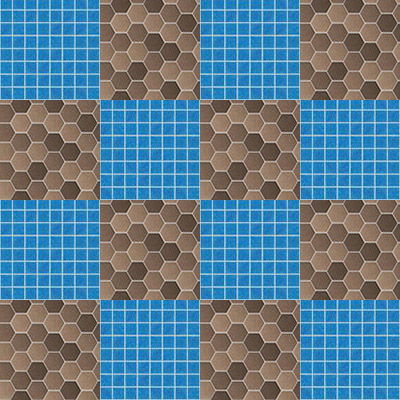
//> input picture Formation of Laws energy characteristics/test_test.jpg, 400 x 400 px, given in place of mask1.jpg, which was not available
$ ./Source   (built with g++ and OpenCV 4)
//> lines starting //> are read from the running program, lines starting //| are printed output that depends on the picture; pictures that were not available may be replaced by others from this repository, and a replacement may not be noted
#include "opencv2\core\core.hpp"
#include "opencv2\highgui\highgui.hpp"
#include "opencv2\imgproc.hpp"
#include "opencv2\imgcodecs.hpp"
#include <iostream>
#include <fstream>
#include <math.h>

using namespace cv;
using namespace std;

//сегментация изображения
void segment(Mat &img, Mat t1, Mat t2) {
  float a1 = 0;
  float a2 = 0;
  for (int i = 0; i < t1.rows; i++)
    for (int j = 0; j < t1.cols; j++)
      a1 += img.at<float>(i, j);
  for (int i = 0; i < t2.rows; i++)
    for (int j = t1.cols; j < 2 * t2.cols; j++) {
      a2 += img.at<float>(i, j);
    }
  a1 /= t1.rows * t1.cols;
  a2 /= t2.rows * t2.cols;

  for (int i = 0; i < img.rows; i++) {
    for (int j = 0; j < img.cols; j++) {
      float tmp = img.at<float>(i, j);

      float e1 = sqrt((tmp - a1)*(tmp - a1));
      float e2 = sqrt((tmp - a2)*(tmp - a2));

      if (e2 > e1)
        img.at<float>(i, j) = 0;
      else
        img.at<float>(i, j) = 255;
    }
  }
}

//высчитываем энергетическую карту по фильтрованному маской изображению
Mat eCard(Mat card) {
  Mat energCard(card.size(), CV_32FC1, Scalar::all(0));
  float av = 0;
  for (int i = 0; i < card.rows - 15; i++) {
    for (int j = 0; j < card.cols - 15; j++) {
      for (int k = 0; k < 15; k++) {
        for (int y = 0; y < 15; y++) {
          av += abs(card.at<float>(i + k, j + y));
        }
      }
      energCard.at<float>(i + 7, j + 7) = av;
      av = 0;
    }
  }
  return energCard;
}

Mat norm(Mat a) {
  float max = 0;
  for (int i = 0; i < a.rows; i++) {
    for (int j = 0; j < a.cols; j++) {
      if (a.at<float>(i, j) > max) max = a.at<float>(i, j);
    }
  }
  a = (a / max) * 255;
  return a;
}

//фильтрация изображения маской
void filter(Mat img, Mat tex1, Mat tex2, Mat mask, string filename, string F_filename)
{
  Mat res;
  filter2D(img, res, -1, mask);
  imwrite(F_filename, res);
  Mat resCard(res.size(), CV_32F, Scalar::all(0));
  resCard = eCard(res);
  Mat result(resCard.size(), CV_32F, Scalar::all(0));
  result = norm(resCard);
  segment(result, tex1, tex2);
  imwrite(filename, result);
}

//фильтрация изображения симметричными масками
void filter_sim(Mat img, Mat tex1, Mat tex2, Mat mask, Mat mask2, string filename, string F_filename)
{
  Mat res;
  filter2D(img, res, -1, mask);
  Mat res2;
  filter2D(img, res2, -1, mask2);
  Mat r = (res + res2) / 2;
  imwrite(F_filename, r);
  Mat resCard(res.size(), CV_32F, Scalar::all(0));
  resCard = eCard(res);
  Mat resCard2(res2.size(), CV_32F, Scalar::all(0));
  resCard2 = eCard(res2);
  Mat res_del = (resCard + resCard2) / 2;
  Mat result(res_del.size(), CV_32F, Scalar::all(0));
  result = norm(res_del);
  segment(result, tex1, tex2);
  imwrite(filename, result);
}

//устранение влияния интенствности яркоти освещения
Mat delIntens(Mat im) {
  Mat res(im.size(), CV_32FC1, Scalar::all(0));
  float avr = 0;
  for (int i = 0; i < im.rows - 15; i++) {
    for (int j = 0; j < im.cols - 15; j++) {
      for (int k = 0; k < 15; k++) {
        for (int y = 0; y < 15; y++) {
          avr += im.at<float>(i + k, j + y);
        }
      }

      avr /= 15 * 15;

      for (int k = 0; k < 15; k++) {
        for (int y = 0; y < 15; y++) {
          res.at<float>(i + k, j + y) = im.at<float>(i + k, j + y) - avr;
        }
      }
      avr = 0;
    }
  }
  return res;
}

//мера фишера
double fisher(Mat mask1, Mat mask2, string name) {
  Scalar mean1, mean2, stddev1, stddev2;
  meanStdDev(mask1, mean1, stddev1);
  meanStdDev(mask2, mean2, stddev2);
  printf("Fisher mask %s = %f \n", name.c_str(), abs((mean2[0] - mean1[0]) / (stddev1[0] + stddev2[0])));
  return abs((mean2[0] - mean1[0]) / (stddev1[0] + stddev2[0]));
}


int main()
{
  float data[5] = { 1,4,6,4,1 };
  float data1[5] = { -1,-2,0,2,1 };
  float data2[5] = { -1,0,2,0,-1 };
  float data3[5] = { 1,-4,6,-4,1 };

  //-----------Вектора для создания масок-------------
  Mat L5(5, 1, CV_32FC1, &data);
  Mat E5(5, 1, CV_32FC1, &data1);
  Mat S5(5, 1, CV_32FC1, &data2);
  Mat R5(5, 1, CV_32FC1, &data3);

  //----------------Создаем 16 масок---------------------
  Mat L5E5 = L5*E5.t();
  Mat E5L5 = E5*L5.t();
  Mat L5S5 = L5*S5.t();
  Mat S5L5 = S5*L5.t();

  Mat L5R5 = L5*R5.t();
  Mat R5L5 = R5*L5.t();
  Mat E5S5 = E5*S5.t();
  Mat S5E5 = S5*E5.t();

  Mat E5R5 = E5*R5.t();
  Mat R5E5 = R5*E5.t();
  Mat S5R5 = S5*R5.t();
  Mat R5S5 = R5*S5.t();

  Mat E5E5 = E5*E5.t();
  Mat R5R5 = R5*R5.t();
  Mat S5S5 = S5*S5.t();
  Mat L5L5 = L5*L5.t();

  //------------Считываем такстуры------------------------------------
  Mat text1 = imread("mask1.jpg", IMREAD_GRAYSCALE);
//> text1: 400 rows x 400 cols, CV_8UC1; min 34, max 228, mean 118.2
  Mat text2 = imread("mask2.jpg", IMREAD_GRAYSCALE);

  //------------Конвертим в float-------------------------------------
  text1.convertTo(text1, CV_32FC1);
//> text1: 400 rows x 400 cols, CV_32FC1
  text2.convertTo(text2, CV_32FC1);

  //------------Устраняем влияние интенсивности освещения-------------
  text1 = delIntens(text1);
//> after the loop in delIntens, `for (int i = 0; i < im.rows - 15; i++)`:
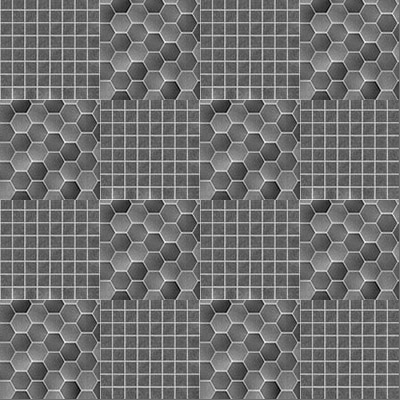
//> res: 400 rows x 400 cols, CV_32FC1; min -97.93, max 122.7, mean -0.1; drawn with min black and max white
//> after the loop in delIntens, `for (int i = 0; i < im.rows - 15; i++)`: avr = 0
  text2 = delIntens(text2);

  //------------Получаем свертку 1 текстуры с 16 масками--------------
  Mat text1_L5E5, text1_E5L5, text1_L5S5, text1_S5L5;
  Mat text1_L5R5, text1_R5L5, text1_E5S5, text1_S5E5;
  Mat text1_E5R5, text1_R5E5, text1_S5R5, text1_R5S5;
  Mat text1_E5E5, text1_R5R5, text1_S5S5, text1_L5L5;

  filter2D(text1, text1_L5E5, -1, L5E5);
  filter2D(text1, text1_E5L5, -1, E5L5);
  filter2D(text1, text1_L5S5, -1, L5S5);
  filter2D(text1, text1_S5L5, -1, S5L5);

  filter2D(text1, text1_L5R5, -1, L5R5);
  filter2D(text1, text1_R5L5, -1, R5L5);
  filter2D(text1, text1_E5S5, -1, E5S5);
  filter2D(text1, text1_S5E5, -1, S5E5);

  filter2D(text1, text1_E5R5, -1, E5R5);
  filter2D(text1, text1_R5E5, -1, R5E5);
  filter2D(text1, text1_S5R5, -1, S5R5);
  filter2D(text1, text1_R5S5, -1, R5S5);

  filter2D(text1, text1_E5E5, -1, E5E5);
  filter2D(text1, text1_R5R5, -1, R5R5);
  filter2D(text1, text1_S5S5, -1, S5S5);
  filter2D(text1, text1_L5L5, -1, L5L5);
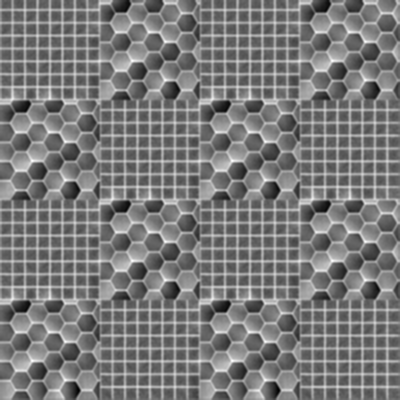
//> text1_L5L5: 400 rows x 400 cols, CV_32FC1; min -15976.8, max 17007.8, mean -24.6; drawn with min black and max white

  //--------получаем энергетические текстурные карты для 1 текстуры------------
  Mat e_text1_R5R5 = eCard(text1_R5R5);
  Mat e_text1_S5S5 = eCard(text1_S5S5);
  Mat e_text1_E5E5 = eCard(text1_E5E5);
  Mat e_text1_L5E5 = eCard(text1_L5E5);
  Mat e_text1_E5L5 = eCard(text1_E5L5);
//> after the loop in eCard (call 5), `for (int i = 0; i < card.rows - 15; i++)`:
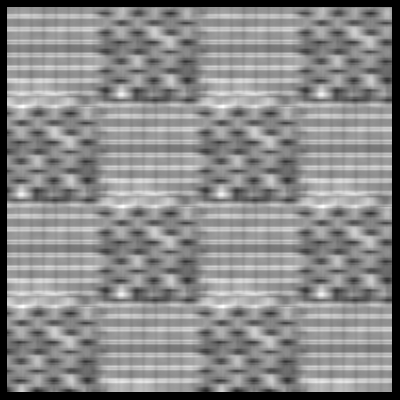
//> energCard: 400 rows x 400 cols, CV_32FC1; min 0, max 293339.8, mean 158227.2; drawn with min black and max white
  Mat e_text1_L5S5 = eCard(text1_L5S5);
//> after the loop in eCard (call 6), `for (int i = 0; i < card.rows - 15; i++)`:
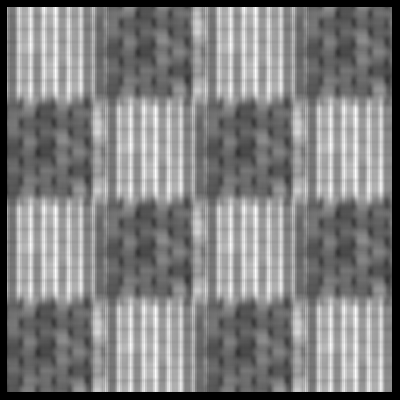
//> energCard: 400 rows x 400 cols, CV_32FC1; min 0, max 196022.8, mean 98062.1; drawn with min black and max white
  Mat e_text1_S5L5 = eCard(text1_S5L5);
//> after the loop in eCard (call 7), `for (int i = 0; i < card.rows - 15; i++)`:
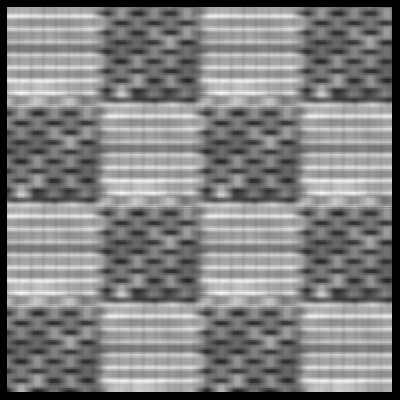
//> energCard: 400 rows x 400 cols, CV_32FC1; min 0, max 194157.1, mean 98343.9; drawn with min black and max white
  Mat e_text1_L5R5 = eCard(text1_L5R5);
//> after the loop in eCard (call 8), `for (int i = 0; i < card.rows - 15; i++)`:
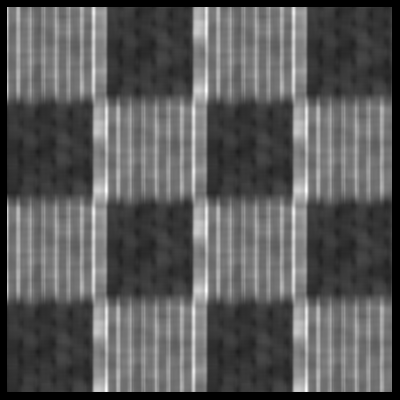
//> energCard: 400 rows x 400 cols, CV_32FC1; min 0, max 527016.1, mean 187647.9; drawn with min black and max white
  Mat e_text1_R5L5 = eCard(text1_R5L5);
  Mat e_text1_E5S5 = eCard(text1_E5S5);
  Mat e_text1_S5E5 = eCard(text1_S5E5);
  Mat e_text1_R5E5 = eCard(text1_R5E5);
  Mat e_text1_E5R5 = eCard(text1_E5R5);
  Mat e_text1_S5R5 = eCard(text1_S5R5);
  Mat e_text1_R5S5 = eCard(text1_R5S5);


  //---------усреднили симметричные карты--------------------
  Mat e_text1_L5R5_R5L5 = (e_text1_L5R5 + e_text1_R5L5) / 2;
  Mat e_text1_E5S5_S5E5 = (e_text1_E5S5 + e_text1_S5E5) / 2;
  Mat e_text1_L5E5_E5L5 = (e_text1_L5E5 + e_text1_E5L5) / 2;
  Mat e_text1_L5S5_S5L5 = (e_text1_L5S5 + e_text1_S5L5) / 2;
  Mat e_text1_E5R5_R5E5 = (e_text1_E5R5 + e_text1_R5E5) / 2;
  Mat e_text1_S5R5_R5S5 = (e_text1_S5R5 + e_text1_R5S5) / 2;


  //запись
  Mat text1_L5R5_R5L5 = (text1_L5R5 + text1_R5L5) / 2;
  Mat text1_E5S5_S5E5 = (text1_E5S5 + text1_S5E5) / 2;
  Mat text1_L5E5_E5L5 = (text1_L5E5 + text1_E5L5) / 2;
  Mat text1_L5S5_S5L5 = (text1_L5S5 + text1_S5L5) / 2;
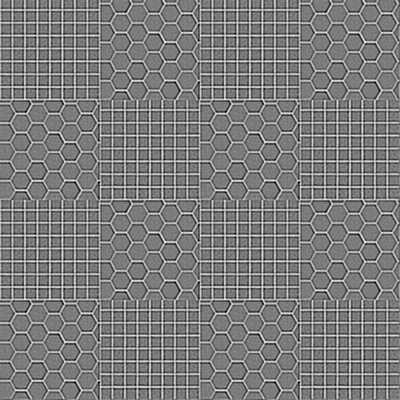
//> text1_L5S5_S5L5: 400 rows x 400 cols, CV_32FC1; min -1937.1, max 2041.2, mean 0.7; drawn with min black and max white
  Mat text1_E5R5_R5E5 = (text1_E5R5 + text1_R5E5) / 2;
  Mat text1_S5R5_R5S5 = (text1_S5R5 + text1_R5S5) / 2;
  imwrite("text1_L5E5_E5L5.jpg", text1_L5E5_E5L5);
  imwrite("text1_L5R5_R5L5.jpg", text1_L5R5_R5L5);
  imwrite("text1_E5S5_S5E5.jpg", text1_E5S5_S5E5);
  imwrite("text1_L5S5_S5L5.jpg", text1_L5S5_S5L5);
  imwrite("text1_E5R5_R5E5.jpg", text1_E5R5_R5E5);
  imwrite("text1_S5R5_R5S5.jpg", text1_S5R5_R5S5);
  imwrite("text1_E5E5.jpg", text1_E5E5);
  imwrite("text1_S5S5.jpg", text1_S5S5);
  imwrite("text1_R5R5.jpg", text1_R5R5);

  //---------------сделали номирование энергетических карт для 1 текстуры-------------
  norm(e_text1_L5E5_E5L5);
//> the loop in norm, `for (int i = 0; i < a.rows; i++)` made 400 passes
//> max on passes 1 to 3: 0, 0, 0
//> after the loop in norm, `for (int i = 0; i < a.rows; i++)`: max = 249740.6
  norm(e_text1_L5R5_R5L5);
//> the loop in norm (call 2), `for (int i = 0; i < a.rows; i++)` made 400 passes
  norm(e_text1_E5S5_S5E5);
  norm(e_text1_L5S5_S5L5);
  norm(e_text1_E5R5_R5E5);
  norm(e_text1_S5R5_R5S5);
  norm(e_text1_E5E5);
  norm(e_text1_S5S5);
  norm(e_text1_R5R5);


  //-----------------------Получаем свертку 2 текстуры с 16 масками--------------------
  Mat text2_L5E5, text2_E5L5, text2_L5S5, text2_S5L5;
  Mat text2_L5R5, text2_R5L5, text2_E5S5, text2_S5E5;
  Mat text2_E5R5, text2_R5E5, text2_S5R5, text2_R5S5;
  Mat text2_E5E5, text2_R5R5, text2_S5S5, text2_L5L5;

  filter2D(text2, text2_L5E5, -1, L5E5);
  filter2D(text2, text2_E5L5, -1, E5L5);
  filter2D(text2, text2_L5S5, -1, L5S5);
  filter2D(text2, text2_S5L5, -1, S5L5);

  filter2D(text2, text2_L5R5, -1, L5R5);
  filter2D(text2, text2_R5L5, -1, R5L5);
  filter2D(text2, text2_E5S5, -1, E5S5);
  filter2D(text2, text2_S5E5, -1, S5E5);

  filter2D(text2, text2_E5R5, -1, E5R5);
  filter2D(text2, text2_R5E5, -1, R5E5);
  filter2D(text2, text2_S5R5, -1, S5R5);
  filter2D(text2, text2_R5S5, -1, R5S5);

  filter2D(text2, text2_E5E5, -1, E5E5);
  filter2D(text2, text2_R5R5, -1, R5R5);
  filter2D(text2, text2_S5S5, -1, S5S5);
  filter2D(text2, text2_L5L5, -1, L5L5);

  //--------получаем энергетические текстурные карты для 2 текстуры------------
  Mat e_text2_E5E5 = eCard(text2_E5E5);
  Mat e_text2_R5R5 = eCard(text2_R5R5);
  Mat e_text2_S5S5 = eCard(text2_S5S5);
  Mat e_text2_L5E5 = eCard(text2_L5E5);
  Mat e_text2_E5L5 = eCard(text2_E5L5);
  Mat e_text2_L5S5 = eCard(text2_L5S5);
  Mat e_text2_S5L5 = eCard(text2_S5L5);
  Mat e_text2_L5R5 = eCard(text2_L5R5);
  Mat e_text2_R5L5 = eCard(text2_R5L5);
  Mat e_text2_E5S5 = eCard(text2_E5S5);
  Mat e_text2_S5E5 = eCard(text2_S5E5);
  Mat e_text2_E5R5 = eCard(text2_E5R5);
  Mat e_text2_R5E5 = eCard(text2_R5E5);
  Mat e_text2_S5R5 = eCard(text2_S5R5);
  Mat e_text2_R5S5 = eCard(text2_R5S5);

  //---------усреднили симметричные карты-------------------------------------
  Mat e_text2_L5R5_R5L5 = (e_text2_L5R5 + e_text2_R5L5) / 2;
  Mat e_text2_E5S5_S5E5 = (e_text2_E5S5 + e_text2_S5E5) / 2;
  Mat e_text2_L5E5_E5L5 = (e_text2_L5E5 + e_text2_E5L5) / 2;
  Mat e_text2_L5S5_S5L5 = (e_text2_L5S5 + e_text2_S5L5) / 2;
  Mat e_text2_E5R5_R5E5 = (e_text2_E5R5 + e_text2_R5E5) / 2;
  Mat e_text2_S5R5_R5S5 = (e_text2_S5R5 + e_text2_R5S5) / 2;


  //запись
  Mat text2_L5R5_R5L5 = (text2_L5R5 + text2_R5L5) / 2;
  Mat text2_E5S5_S5E5 = (text2_E5S5 + text2_S5E5) / 2;
  Mat text2_L5E5_E5L5 = (text2_L5E5 + text2_E5L5) / 2;
  Mat text2_L5S5_S5L5 = (text2_L5S5 + text2_S5L5) / 2;
  Mat text2_E5R5_R5E5 = (text2_E5R5 + text2_R5E5) / 2;
  Mat text2_S5R5_R5S5 = (text2_S5R5 + text2_R5S5) / 2;

  imwrite("text2_L5E5_E5L5.jpg", text2_L5E5_E5L5);
  imwrite("text2_L5R5_R5L5.jpg", text2_L5R5_R5L5);
  imwrite("text2_E5S5_S5E5.jpg", text2_E5S5_S5E5);
  imwrite("text2_L5S5_S5L5.jpg", text2_L5S5_S5L5);
  imwrite("text2_E5R5_R5E5.jpg", text2_E5R5_R5E5);
  imwrite("text2_S5R5_R5S5.jpg", text2_S5R5_R5S5);
  imwrite("text2_E5E5.jpg", text2_E5E5);
  imwrite("text2_S5S5.jpg", text2_S5S5);
  imwrite("text2_R5R5.jpg", text2_R5R5);

  //---------------сделали номирование энергетических карт для 2 текстуры-------------
  norm(e_text2_L5E5_E5L5);
  norm(e_text2_L5R5_R5L5);
  norm(e_text2_E5S5_S5E5);
  norm(e_text2_L5S5_S5L5);
  norm(e_text2_E5R5_R5E5);
  norm(e_text2_S5R5_R5S5);
  norm(e_text2_E5E5);
  norm(e_text2_S5S5);
  norm(e_text2_R5R5);

  //-------------Fisher-----------------находим наиболее подходящие маски-------------
  double f_L5E5_E5L5 = fisher(e_text1_L5E5_E5L5, e_text2_L5E5_E5L5, "e_L5E5_E5L5");
//| Fisher mask e_L5E5_E5L5 = 0.000000
  double f_L5R5_R5L5 = fisher(e_text1_L5R5_R5L5, e_text2_L5R5_R5L5, "e_L5R5_R5L5");
//| Fisher mask e_L5R5_R5L5 = 0.000000
  double f_E5S5_S5E5 = fisher(e_text1_E5S5_S5E5, e_text2_E5S5_S5E5, "e_E5S5_S5E5");
//| Fisher mask e_E5S5_S5E5 = 0.000000
  double f_L5S5_S5L5 = fisher(e_text1_L5S5_S5L5, e_text2_L5S5_S5L5, "e_L5S5_S5L5");
//| Fisher mask e_L5S5_S5L5 = 0.000000
//| Fisher mask e_E5R5_R5E5 = 0.000000
//| Fisher mask e_S5R5_R5S5 = 0.000000
//| Fisher mask e_E5E5 = 0.000000
//| Fisher mask e_S5S5 = 0.000000
  double f_E5R5_R5E5 = fisher(e_text1_E5R5_R5E5, e_text2_E5R5_R5E5, "e_E5R5_R5E5");
  double f_S5R5_R5S5 = fisher(e_text1_S5R5_R5S5, e_text2_S5R5_R5S5, "e_S5R5_R5S5");
  double f_E5E5 = fisher(e_text1_E5E5, e_text2_E5E5, "e_E5E5");
  double f_S5S5 = fisher(e_text1_S5S5, e_text2_S5S5, "e_S5S5");
  double f_R5R5 = fisher(e_text1_R5R5, e_text2_R5R5, "e_R5R5");

  //------------------Считали мозаику--------------------------------------------------
  Mat src = imread("test_test.jpg", IMREAD_GRAYSCALE);
  src.convertTo(src, CV_32FC1);

  //----------------Сделали ее фильтрацию->сегментацию с масками------------------------
  filter_sim(src, text2, text2, L5R5, R5L5, "res_L5R5.jpg", "f_L5R5.jpg");
  filter_sim(src, text2, text2, L5E5, E5L5, "res_L5E5.jpg", "f_L5E5.jpg");
  filter_sim(src, text2, text2, E5S5, S5E5, "res_E5S5.jpg", "f_E5S5.jpg");
  filter_sim(src, text2, text2, L5S5, S5L5, "res_L5S5.jpg", "f_L5S5.jpg");
  filter_sim(src, text2, text2, E5R5, R5E5, "res_E5R5.jpg", "f_E5R5.jpg");
  filter_sim(src, text2, text2, S5R5, R5S5, "res_S5R5.jpg", "f_S5R5.jpg");

  filter(src, text2, text2, E5E5, "res_E5E5.jpg", "f_E5E5.jpg");
  filter(src, text2, text2, S5S5, "res_S5S5.jpg", "f_S5S5.jpg");
  filter(src, text2, text2, R5R5, "res_R5R5.jpg", "f_R5R5.jpg");


  return 0;
}
